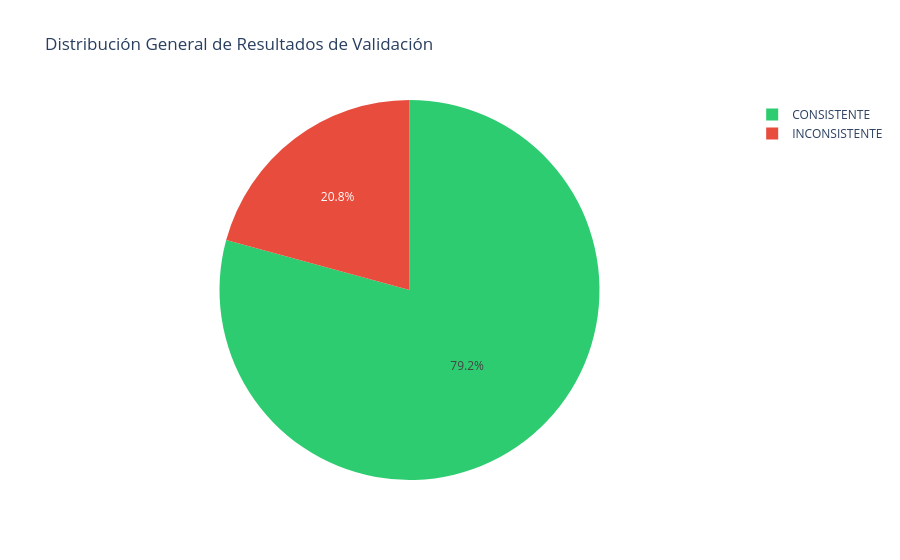

Notebook cell for this chart:
### Markdown cell above
### 9.1 Distribución de Inconsistencias

### Code cell
# Resultado: consistente vs inconsistente
fig = px.pie(
    cruce_validacion, names='resultado',
    title='Distribución General de Resultados de Validación',
    color_discrete_sequence=['#2ecc71', '#e74c3c']
)
fig.show()

### Figure 1 — Plotly figure (JSON) as saved in the notebook; plotly's stock layout.template omitted (floating-point values rounded to 4 significant figures; data arrays with more than 128 entries replaced by an {"elided": "..."} marker saying what was removed)
{"data": [{"domain": {"x": [0, 1], "y": [0, 1]}, "hovertemplate": "resultado=%{label}<extra></extra>", "labels": {"elided": "3126 str values"}, "legendgroup": "", "name": "", "showlegend": true, "type": "pie"}], "layout": {"legend": {"tracegroupgap": 0}, "piecolorway": ["#2ecc71", "#e74c3c"], "title": {"text": "Distribución General de Resultados de Validación"}}}
